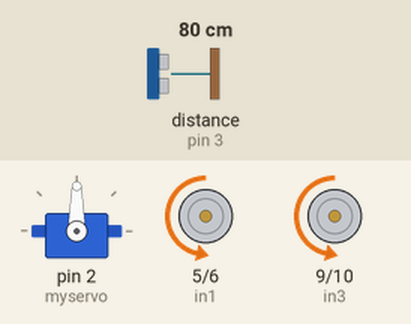
Simulated run of this sketch. Board: Arduino Uno, built with avr-gcc and run on an emulated ATmega328P. On the bench: servo, motor-driver pin pairs drawn as motors (green arrow = first pin HIGH = forward, orange = second pin HIGH = backward, longer = more drive, scaled by the enable pin). The test bench sets the inputs (shaded band); at power-on: distance to the obstacle (sensor on pin 3) 80 cm. The echo pulse lasts 58.3 µs per cm.

Above: at 1.2 s.
1.3 s: distance to the obstacle (sensor on pin 3) set to 12 cm
2.8 s: distance to the obstacle (sensor on pin 3) set to 9 cm
At 3.3 s:
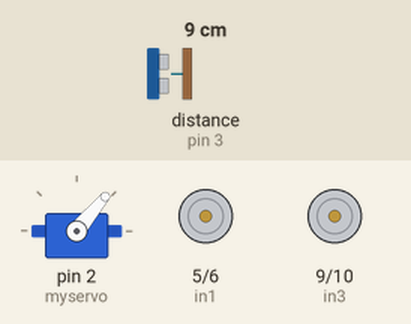
5.8 s: distance to the obstacle (sensor on pin 3) set to 18 cm
At 7.1 s:
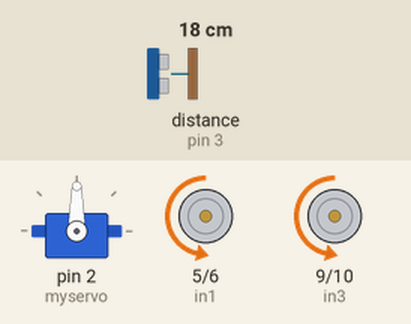
7.5 s: distance to the obstacle (sensor on pin 3) set to 2 cm
At 8.6 s:
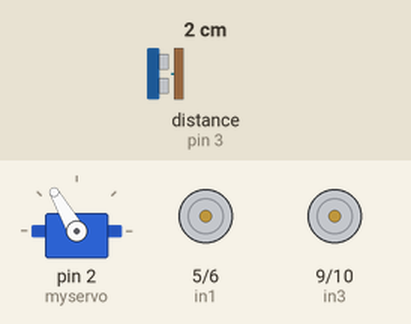
Timing chart, 0 to 11.5 s (numbered marks = the images above; inputs shaded):
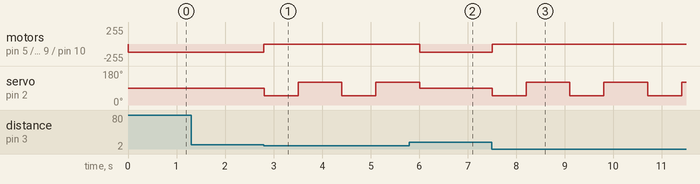

The sketch:

Obstacle_Avoider.ino
```cpp
//hello GIT
 #include <NewPing.h>
#define trigger 4
#define echo 3
#define maxdistance 4000
#include <Servo.h>

Servo myservo;
int pos = 0;

 NewPing sensor (trigger,echo,maxdistance );

float distRight, distLeft ;
int en1=8;
int en2=7;
int in1=5;
int in2=6;
int in3=9;
int in4=10;
int vel = 125;
int right,left,middle;
int us ;
float distance ;
void forward(){
  digitalWrite(en1,HIGH);
  digitalWrite(en2,HIGH);
  analogWrite(in1,0);
  analogWrite(in2,vel);
  analogWrite(in3,0);
  analogWrite(in4,vel);


}
void right_move(){

digitalWrite (in1,LOW);
digitalWrite (in2,LOW);
digitalWrite (in3,LOW);
analogWrite (in4,vel);
  }
  void steep_right_move()
  {

analogWrite (in1,200);
digitalWrite (in2,LOW);
digitalWrite (in3,LOW);
analogWrite (in4,vel);
  }

void left_move(){
  //digitalWrite (en1,HIGH);
//digitalWrite (en2,LOW);
digitalWrite (in1,LOW);
analogWrite (in2,vel);
digitalWrite (in3,LOW);
digitalWrite (in4, LOW  );
  }
  void steep_left_move(){
 // digitalWrite (en1,HIGH);
//digitalWrite (en2,LOW);
digitalWrite (in1,LOW);
analogWrite (in2,vel);
analogWrite (in3,vel);
digitalWrite (in4,LOW   );
  }
  void stop_move(){
  digitalWrite(en1,LOW);
  digitalWrite(en2,LOW);
  digitalWrite(in1,LOW);
  digitalWrite(in2,LOW);
  digitalWrite(in3,LOW);
  digitalWrite(in4,LOW);
  }

void setup() {
///MOTORS
pinMode(en1,OUTPUT);
pinMode(en2,OUTPUT);
pinMode(in1,OUTPUT);
pinMode(in2,OUTPUT);
pinMode(in3,OUTPUT);
pinMode(in4,OUTPUT);

myservo.attach(2);
myservo.write(90);

}

void loop() {
  us = sensor.ping();
  distance = us / US_ROUNDTRIP_CM ;
  if (distance >10)
  {
    forward();
       myservo.write(90);
    }
else {
     stop_move();
     myservo.write(50);
     us = sensor.ping();
  distRight = us / US_ROUNDTRIP_CM ;
    delay(700);
     myservo.write(120);
     us = sensor.ping();
  distLeft = us / US_ROUNDTRIP_CM ;
     delay(700);
     if(distRight > distLeft )
     {
      right_move();
      delay(200);
      }
      else {
        left_move();
      delay(200);
        }

}


}
```

Measured:
- the behaviour switches between 11 and 10 cm on distance to the obstacle (sensor on pin 3) (found by bisection; images 0 and 1)
- after the input at 1.3 s, every drawn part: stays the same
- after the input at 2.8 s, motor on pin 5 (in1) / pin 6 (in2), motor on pin 9 (in3) / pin 10 (in4): backward 125/255 → stopped at once; servo on pin 2 (myservo): alternates 120° for 0.90 s and 50° for 0.70 s, starting at once
- after the input at 5.8 s, motor on pin 5 (in1) / pin 6 (in2), motor on pin 9 (in3) / pin 10 (in4): stopped → backward 125/255 after 0.21 s
- after the input at 7.5 s, motor on pin 5 (in1) / pin 6 (in2), motor on pin 9 (in3) / pin 10 (in4): backward 125/255 → stopped at once; servo on pin 2 (myservo): alternates 120° for 0.90 s and 50° for 0.70 s, starting at once
